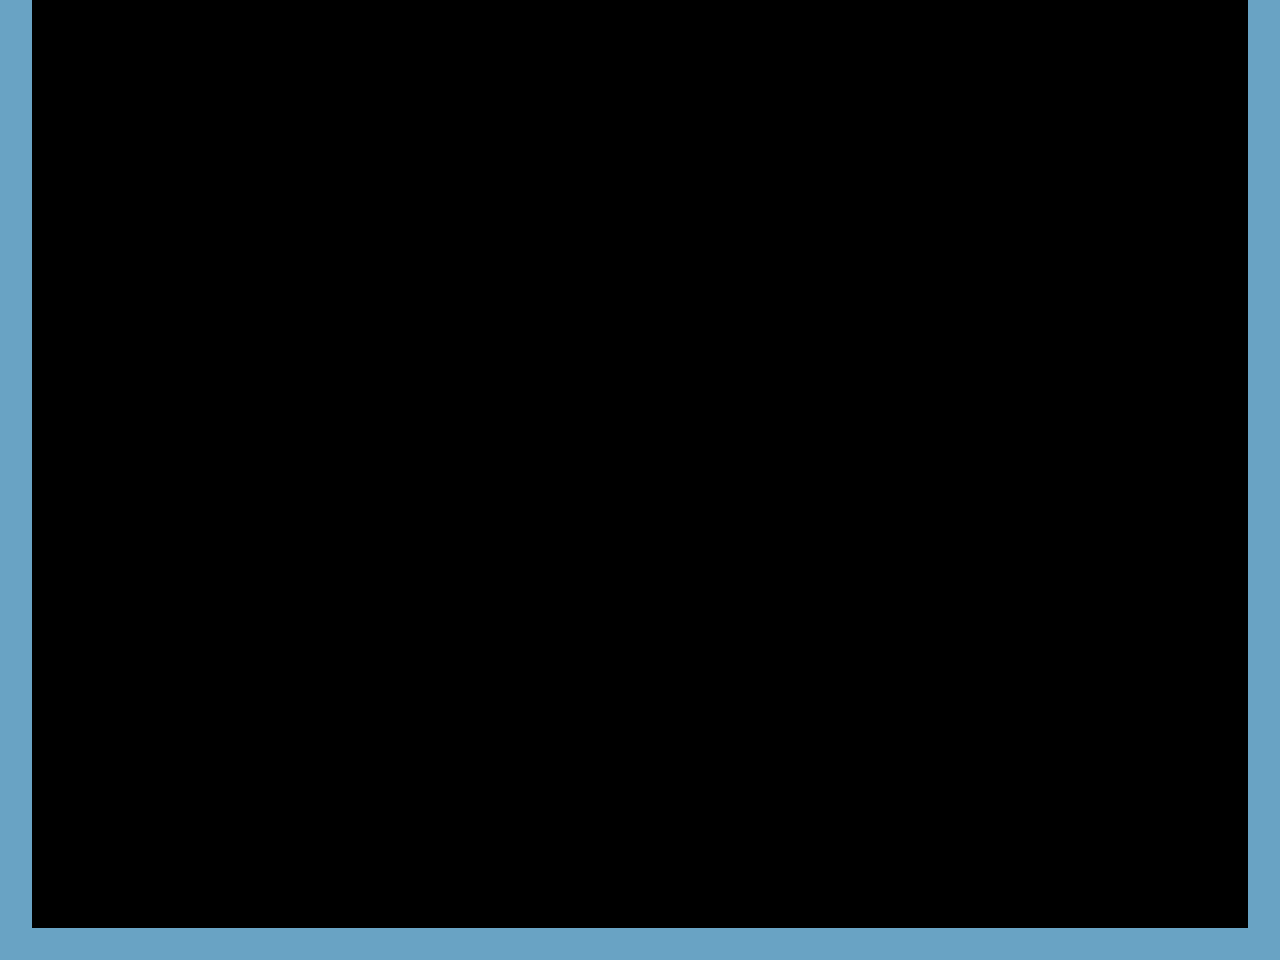

Tiled map render using the project's own tile images. Description and the whole map definition, tile-layer contents included, below:
An orthogonal 40x30 tile map with 32x32 px tiles, 1 tile layer (Tile Layer 1), 2 tilesets.

<map version="1.0" tiledversion="1.1.2" orientation="orthogonal" renderorder="right-down" width="40" height="30" tilewidth="32" tileheight="32" infinite="0" nextobjectid="1">
 <tileset firstgid="1" source="layer1.tsx" />
 <tileset firstgid="2" name="tile" tilewidth="32" tileheight="32" tilecount="1" columns="1">
  <image source="tile.png" width="32" height="32" />
 </tileset>
 <layer name="Tile Layer 1" width="40" height="30">
  <data encoding="csv">
1,0,0,0,0,0,0,0,0,0,0,0,0,0,0,0,0,0,0,0,0,0,0,0,0,0,0,0,0,0,0,0,0,0,0,0,0,0,0,1,
1,0,0,0,0,0,0,0,0,0,0,0,0,0,0,0,0,0,0,0,0,0,0,0,0,0,0,0,0,0,0,0,0,0,0,0,0,0,0,1,
1,0,0,0,0,0,0,0,0,0,0,0,0,0,0,0,0,0,0,0,0,0,0,0,0,0,0,0,0,0,0,0,0,0,0,0,0,0,0,1,
1,0,0,0,0,0,0,0,0,0,0,0,0,0,0,0,0,0,0,0,0,0,0,0,0,0,0,0,0,0,0,0,0,0,0,0,0,0,0,1,
1,0,0,0,0,0,0,0,0,0,0,0,0,0,0,0,0,0,0,0,0,0,0,0,0,0,0,0,0,0,0,0,0,0,0,0,0,0,0,1,
1,0,0,0,0,0,0,0,0,0,0,0,0,0,0,0,0,0,0,0,0,0,0,0,0,0,0,0,0,0,0,0,0,0,0,0,0,0,0,1,
1,0,0,0,0,0,0,0,0,0,0,0,0,0,0,0,0,0,0,0,0,0,0,0,0,0,0,0,0,0,0,0,0,0,0,0,0,0,0,1,
1,0,0,0,0,0,0,0,0,0,0,0,0,0,0,0,0,0,0,0,0,0,0,0,0,0,0,0,0,0,0,0,0,0,0,0,0,0,0,1,
1,0,0,0,0,0,0,0,0,0,0,0,0,0,0,0,0,0,0,0,0,0,0,0,0,0,0,0,0,0,0,0,0,0,0,0,0,0,0,1,
1,0,0,0,0,0,0,0,0,0,0,0,0,0,0,0,0,0,0,0,0,0,0,0,0,0,0,0,0,0,0,0,0,0,0,0,0,0,0,1,
1,0,0,0,0,0,0,0,0,0,0,0,0,0,0,0,0,0,0,0,0,0,0,0,0,0,0,0,0,0,0,0,0,0,0,0,0,0,0,1,
1,0,0,0,0,0,0,0,0,0,0,0,0,0,0,0,0,0,0,0,0,0,0,0,0,0,0,0,0,0,0,0,0,0,0,0,0,0,0,1,
1,0,0,0,0,0,0,0,0,0,0,0,0,0,0,0,0,0,0,0,0,0,0,0,0,0,0,0,0,0,0,0,0,0,0,0,0,0,0,1,
1,0,0,0,0,0,0,0,0,0,0,0,0,0,0,0,0,0,0,0,0,0,0,0,0,0,0,0,0,0,0,0,0,0,0,0,0,0,0,1,
1,0,0,0,0,0,0,0,0,0,0,0,0,0,0,0,0,0,0,0,0,0,0,0,0,0,0,0,0,0,0,0,0,0,0,0,0,0,0,1,
1,0,0,0,0,0,0,0,0,0,0,0,0,0,0,0,0,0,0,0,0,0,0,0,0,0,0,0,0,0,0,0,0,0,0,0,0,0,0,1,
1,0,0,0,0,0,0,0,0,0,0,0,0,0,0,0,0,0,0,0,0,0,0,0,0,0,0,0,0,0,0,0,0,0,0,0,0,0,0,1,
1,0,0,0,0,0,0,0,0,0,0,0,0,0,0,0,0,0,0,0,0,0,0,0,0,0,0,0,0,0,0,0,0,0,0,0,0,0,0,1,
1,0,0,0,0,0,0,0,0,0,0,0,0,0,0,0,0,0,0,0,0,0,0,0,0,0,0,0,0,0,0,0,0,0,0,0,0,0,0,1,
1,0,0,0,0,0,0,0,0,0,0,0,0,0,0,0,0,0,0,0,0,0,0,0,0,0,0,0,0,0,0,0,0,0,0,0,0,0,0,1,
1,0,0,0,0,0,0,0,0,0,0,0,0,0,0,0,0,0,0,0,0,0,0,0,0,0,0,0,0,0,0,0,0,0,0,0,0,0,0,1,
1,0,0,0,0,0,0,0,0,0,0,0,0,0,0,0,0,0,0,0,0,0,0,0,0,0,0,0,0,0,0,0,0,0,0,0,0,0,0,1,
1,0,0,0,0,0,0,0,0,0,0,0,0,0,0,0,0,0,0,0,0,0,0,0,0,0,0,0,0,0,0,0,0,0,0,0,0,0,0,1,
1,0,0,0,0,0,0,0,0,0,0,0,0,0,0,0,0,0,0,0,0,0,0,0,0,0,0,0,0,0,0,0,0,0,0,0,0,0,0,1,
1,0,0,0,0,0,0,0,0,0,0,0,0,0,0,0,0,0,0,0,0,0,0,0,0,0,0,0,0,0,0,0,0,0,0,0,0,0,0,1,
1,0,0,0,0,0,0,0,0,0,0,0,0,0,0,0,0,0,0,0,0,0,0,0,0,0,0,0,0,0,0,0,0,0,0,0,0,0,0,1,
1,0,0,0,0,0,0,0,0,0,0,0,0,0,0,0,0,0,0,0,0,0,0,0,0,0,0,0,0,0,0,0,0,0,0,0,0,0,0,1,
1,0,0,0,0,0,0,0,0,0,0,0,0,0,0,0,0,0,0,0,0,0,0,0,0,0,0,0,0,0,0,0,0,0,0,0,0,0,0,1,
1,0,0,0,0,0,0,0,0,0,0,0,0,0,0,0,0,0,0,0,0,0,0,0,0,0,0,0,0,0,0,0,0,0,0,0,0,0,0,1,
1,1,1,1,1,1,1,1,1,1,1,1,1,1,1,1,1,1,1,1,1,1,1,1,1,1,1,1,1,1,1,1,1,1,1,1,1,1,1,1
</data>
 </layer>
</map>
